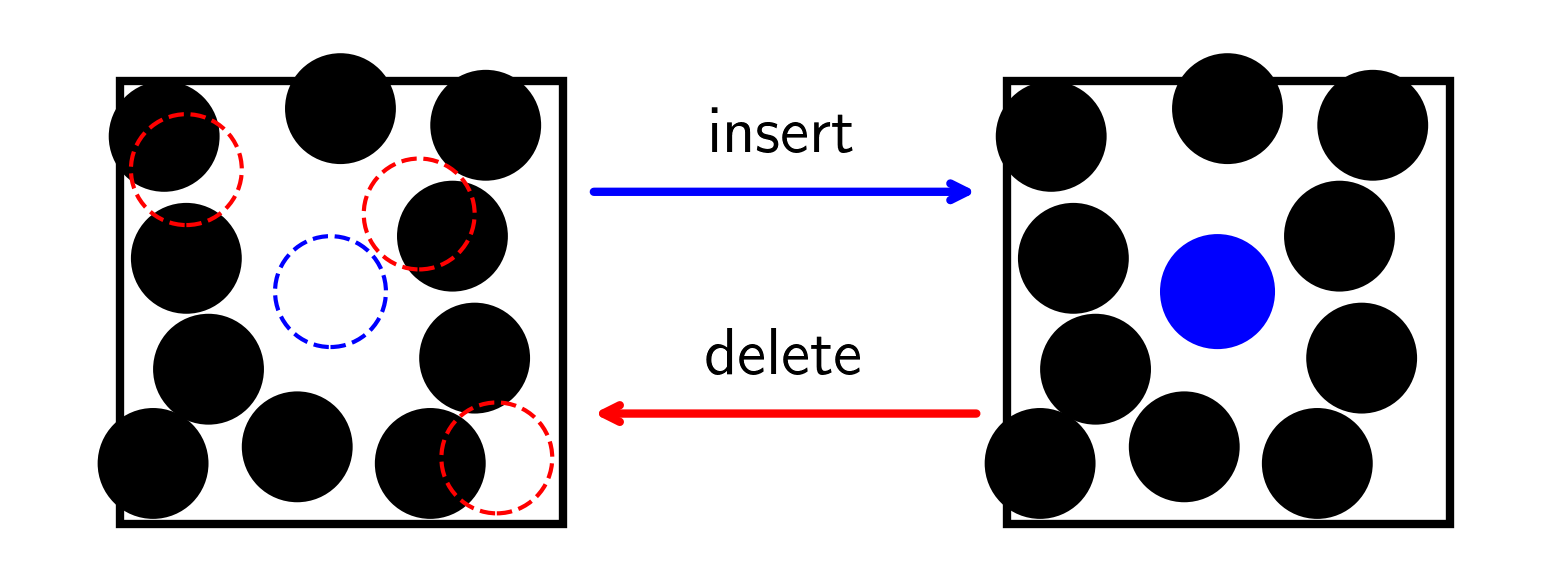

The script that drew this image:
import os
import numpy as np
import matplotlib.pyplot as plt
import matplotlib
from matplotlib import rc
rc('font',**{'family':'sans-serif','sans-serif':['OpenSans']})
rc('text', usetex=True)
basename = os.path.basename(__file__)[:-3]

xyzs=[
[-0.01, 1.75],
[-1.6, 1.5],
[-1.4, 0.4],
[-1.2, -0.6],
[-1.7, -1.45],
[-0.4, -1.3],
[0.8, -1.45],
[1, 0.6],
[1.3, 1.6],
[1.2, -0.5],
]
trials=[
[-0.1, 0.1],
[0.7, 0.8],
[-1.4, 1.2],
[-1.4+2.8, -1.4],
]

def draw(xyzs, trials, shift):
    # box
    plt.gca().add_patch(plt.Rectangle(xy=(-2+shift, -2), width=4, height=4, fc='none', ec='black', lw=2))
    # particles
    for xyz in xyzs:
        plt.gca().add_patch(plt.Circle((xyz[0]+shift, xyz[1]),0.5, fc='black'))
    for itrial,trial in enumerate(trials):
        color = 'red'
        if itrial == 0: color = 'blue'
        plt.gca().add_patch(plt.Circle((trial[0]+shift, trial[1]),0.5, fc=color, edgecolor=color, fill=None, linestyle='dashed'))

draw(xyzs, trials, shift=-4)
draw(xyzs, list(), shift=4)
plt.gca().add_patch(plt.Circle((trials[0][0]+4, trials[0][1]),0.5, fc='blue', edgecolor='blue'))

plt.gca().annotate("", xy=(-1.8, 1), xytext=(1.8, 1), arrowprops=dict(arrowstyle="<-", lw=2, color='blue'))
plt.text(0, 1.5, 'insert', horizontalalignment='center', verticalalignment='center', fontsize=16)
plt.gca().annotate("", xy=(-1.8, -1), xytext=(1.8, -1), arrowprops=dict(arrowstyle="->", lw=2, color='red'))
plt.text(0, -0.5, 'delete', horizontalalignment='center', verticalalignment='center', fontsize=16)

plt.axis('scaled')
plt.axis('off')
plt.savefig(basename+'.png', bbox_inches='tight', transparent=True, dpi=300)
